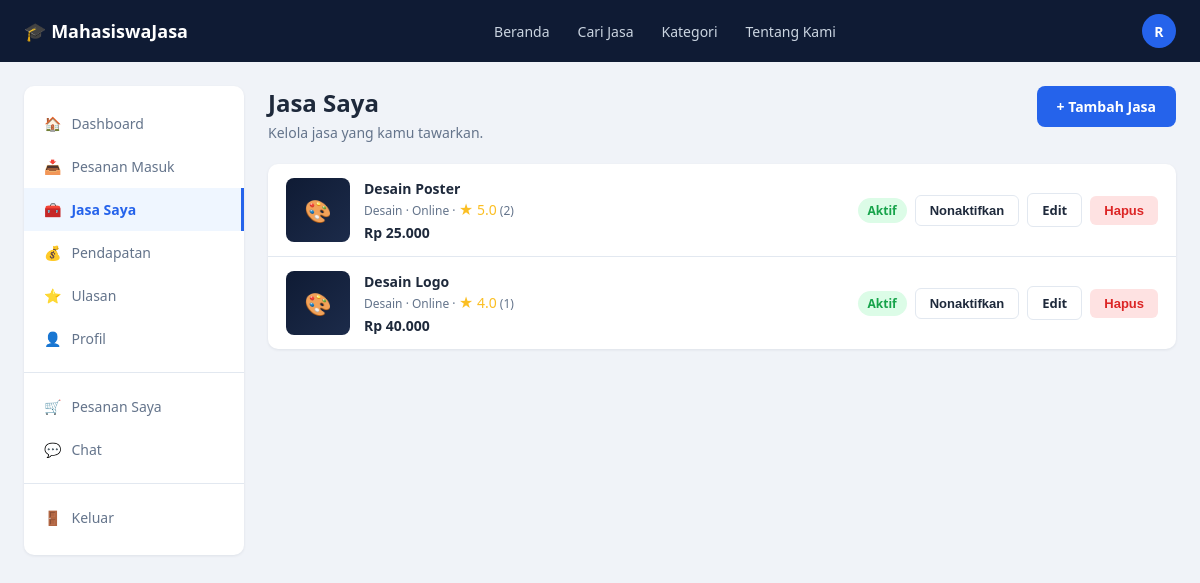
Page /pages/my_services.php (signed in) on the committed database.
### tables this page shows
CREATE TABLE users (
    id INT AUTO_INCREMENT PRIMARY KEY,
    nama_lengkap VARCHAR(150) NOT NULL,
    email VARCHAR(150) NOT NULL UNIQUE,
    password VARCHAR(255) NOT NULL,            
    no_hp VARCHAR(20) DEFAULT NULL,
    universitas VARCHAR(150) DEFAULT NULL,
    prodi VARCHAR(150) DEFAULT NULL,
    deskripsi TEXT DEFAULT NULL,
    foto_profil VARCHAR(255) DEFAULT NULL,
    is_provider TINYINT(1) DEFAULT 0,           
    status VARCHAR(20) DEFAULT 'aktif',         
    created_at TIMESTAMP DEFAULT CURRENT_TIMESTAMP,
    updated_at TIMESTAMP DEFAULT CURRENT_TIMESTAMP ON UPDATE CURRENT_TIMESTAMP
);

CREATE TABLE jasa (
    id INT AUTO_INCREMENT PRIMARY KEY,
    user_id INT NOT NULL,                       
    kategori_id INT NOT NULL,
    judul VARCHAR(150) NOT NULL,
    deskripsi TEXT NOT NULL,
    harga DECIMAL(12,2) NOT NULL,
    estimasi_pengerjaan VARCHAR(50) DEFAULT NULL,    
    jumlah_revisi INT DEFAULT 0,
    format_file VARCHAR(100) DEFAULT NULL,           
    tipe_jasa ENUM('online','offline') DEFAULT 'online',
    thumbnail VARCHAR(255) DEFAULT NULL,
    status ENUM('aktif','nonaktif') DEFAULT 'aktif',
    created_at TIMESTAMP DEFAULT CURRENT_TIMESTAMP,
    updated_at TIMESTAMP DEFAULT CURRENT_TIMESTAMP ON UPDATE CURRENT_TIMESTAMP,
    FOREIGN KEY (user_id) REFERENCES users(id) ON DELETE CASCADE,
    FOREIGN KEY (kategori_id) REFERENCES kategori(id)
);

CREATE TABLE kategori (
    id INT AUTO_INCREMENT PRIMARY KEY,
    nama_kategori VARCHAR(100) NOT NULL,
    icon VARCHAR(50) DEFAULT NULL,              
    slug VARCHAR(100) NOT NULL UNIQUE
);

### includes/auth_functions.php (called while the page is built, shortened)
<?php
function getCurrentUser() {
    $conn = getDBConnection();
    $stmt = $conn->prepare('SELECT * FROM users WHERE id = ?');
    $stmt->bind_param('i', $_SESSION['user_id']);
    $stmt->execute();
    $result = $stmt->get_result();
    $user = $result->fetch_assoc();
    return $user;
}

### config/config.php (called while the page is built, shortened)
<?php
function clean($data) {
    return htmlspecialchars(trim((string) $data), ENT_QUOTES, 'UTF-8');
}
function formatRupiah($angka) {
    return 'Rp ' . number_format((float) $angka, 0, ',', '.');
}

### includes/service_functions.php (called while the page is built, shortened)
<?php
function getProviderServices($userId) {
    $conn = getDBConnection();
    $sql = "SELECT j.*, k.slug AS kategori_slug, k.nama_kategori,
                   COALESCE(AVG(r.rating), 0) AS avg_rating, COUNT(r.id) AS review_count
            FROM jasa j
            JOIN kategori k ON k.id = j.kategori_id
            LEFT JOIN review r ON r.jasa_id = j.id
            WHERE j.user_id = ?
            GROUP BY j.id, k.slug, k.nama_kategori
            ORDER BY j.created_at DESC";
    $stmt = $conn->prepare($sql);
    $stmt->bind_param('i', $userId);
    $stmt->execute();
    $rows = $stmt->get_result()->fetch_all(MYSQLI_ASSOC);
    return $rows;
}

### pages/my_services.php (the view, shortened to what this page needs)
<?php
require_once __DIR__ . '/../config/config.php';
require_once __DIR__ . '/../includes/auth_functions.php';
require_once __DIR__ . '/../includes/helpers.php';
require_once __DIR__ . '/../includes/service_functions.php';
$uid = currentUserId();
$services = getProviderServices($uid);
require_once __DIR__ . '/../includes/header.php';
?>
<div class="layout">
    <?php require __DIR__ . '/../includes/dash_sidebar.php'; ?>
    <main class="main-content">
        <div style="display:flex;justify-content:space-between;align-items:flex-start;gap:12px;flex-wrap:wrap;">
            <div><h1 class="page-title">Jasa Saya</h1><p class="page-sub">Kelola jasa yang kamu tawarkan.</p></div>
            <a class="btn btn-primary" href="<?= BASE_URL ?>/pages/service_form.php">+ Tambah Jasa</a>
        </div>
        <div class="card order-list">
            <?php foreach ($services as $s): ?>
                <div class="my-service">
                    <div class="order-thumb"><?= serviceThumbHtml($s['thumbnail'], $s['kategori_slug']) ?></div>
                    <div>
                        <div class="order-title"><a href="<?= BASE_URL ?>/pages/service_detail.php?id=<?= (int) $s['id'] ?>"><?= clean($s['judul']) ?></a></div>
                        <div class="order-sub"><?= clean($s['nama_kategori']) ?> · <?= clean(ucfirst($s['tipe_jasa'])) ?> · <?= renderRatingText($s['avg_rating'], $s['review_count']) ?></div>
                        <div class="order-price" style="text-align:left;margin-top:4px;"><?= formatRupiah($s['harga']) ?></div>
                    </div>
                    <div class="my-service-actions">
                        <span class="badge <?= $s['status'] === 'aktif' ? 'badge-success' : 'badge-muted' ?>"><?= $s['status'] === 'aktif' ? 'Aktif' : 'Nonaktif' ?></span>
                        <form class="inline-form" method="POST" action="">
                            <button class="btn btn-outline btn-sm"><?= $s['status'] === 'aktif' ? 'Nonaktifkan' : 'Aktifkan' ?></button>
                        </form>
                        <a class="btn btn-outline btn-sm" href="<?= BASE_URL ?>/pages/service_form.php?id=<?= (int) $s['id'] ?>">Edit</a>
                        <form class="inline-form" method="POST" action="" data-confirm="Hapus jasa ini beserta gambar portofolionya?">
                            <button class="btn btn-danger btn-sm">Hapus</button>
                        </form>
                    </div>
                </div>
            <?php endforeach; ?>
        </div>
    </main>
</div>
<?php require_once __DIR__ . '/../includes/footer.php'; ?>

### includes/header.php (shortened to what this page needs)
<?php
$currentPage = basename($_SERVER['PHP_SELF']);
$user = isLoggedIn() ? getCurrentUser() : null;
$initial = $user ? strtoupper(substr($user['nama_lengkap'], 0, 1)) : '';
?>
<!DOCTYPE html>
<html lang="id">
<head>
    <link rel="stylesheet" href="<?= BASE_URL ?>/assets/css/style.css">
    <link rel="stylesheet" href="<?= BASE_URL ?>/assets/css/dashboard.css">
</head>
<body>
<nav class="navbar">
    <div class="container">
        <a href="<?= BASE_URL ?>/pages/home.php" class="navbar-brand">🎓 MahasiswaJasa</a>
        <ul class="navbar-links">
            <li><a href="<?= BASE_URL ?>/pages/home.php" class="<?= $currentPage === 'home.php' ? 'active' : '' ?>">Beranda</a></li>
            <li><a href="<?= BASE_URL ?>/pages/browse.php" class="<?= $currentPage === 'browse.php' ? 'active' : '' ?>">Cari Jasa</a></li>
            <li><a href="<?= BASE_URL ?>/pages/browse.php#kategori">Kategori</a></li>
            <li><a href="<?= BASE_URL ?>/pages/about.php" class="<?= $currentPage === 'about.php' ? 'active' : '' ?>">Tentang Kami</a></li>
        </ul>
        <div class="navbar-actions">
            <?php if ($user): ?>
                <details class="user-menu">
                    <summary class="avatar" title="<?= clean($user['nama_lengkap']) ?>">
                        <?php if ($user['foto_profil']): ?>
                            <img src="<?= BASE_URL ?>/uploads/profile/<?= rawurlencode($user['foto_profil']) ?>" alt="">
                        <?php else: ?>
                            <?= $initial ?>
                        <?php endif; ?>
                    </summary>
                </details>
            <?php else: ?>
                <a href="<?= BASE_URL ?>/pages/login.php" class="btn btn-outline" style="color:#fff;border-color:#3B4A6B;background:transparent;">Masuk</a>
                <a href="<?= BASE_URL ?>/pages/register.php" class="btn btn-primary">Daftar</a>
            <?php endif; ?>
        </div>
    </div>
</nav>

### includes/helpers.php (shortened to what this page needs)
<?php
function categoryIcon($slug) {
    $icons = [
        'desain'         => '🎨',
        'editing-video'  => '🎥',
        'pemrograman'    => '💻',
        'penulisan'      => '✍️',
        'fotografi'      => '📷',
        'penerjemahan'   => '🌐',
        'lainnya'        => '✨',
    ];
    return $icons[$slug] ?? '📦';
}
function renderRatingText($avgRating, $reviewCount) {
    return '<span class="stars">★ ' . number_format((float)$avgRating, 1) . '</span> ('
        . (int)$reviewCount . ')';
}
function serviceThumbHtml($thumbnail, $kategoriSlug) {
    return categoryIcon($kategoriSlug);
}

### assets/css/style.css (style rules this page uses)
:root { --navy: #0F1B34; --navy-light: #1C2B4A; --blue: #2563EB; --blue-dark: #1D4ED8; --bg: #F0F3F8; --white: #FFFFFF; --text: #1E293B; --text-muted: #64748B; --border: #E2E8F0; --star: #FBBF24; --success-bg: #DCFCE7; --success-text: #16A34A; --warning-bg: #FEF3C7; --warning-text: #D97706; --danger-bg: #FEE2E2; --danger-text: #DC2626; --radius: 10px; --shadow: 0 1px 3px rgba(15, 27, 52, 0.08); }
* { box-sizing: border-box; }
body { margin: 0; font-family: 'Segoe UI', -apple-system, BlinkMacSystemFont, Roboto, sans-serif; background: var(--bg); color: var(--text); }
a { text-decoration: none; color: inherit; }
ul { list-style: none; margin: 0; padding: 0; }
.container { max-width: 1200px; margin: 0 auto; padding: 0 24px; }
.navbar { background: var(--navy); color: var(--white); padding: 14px 0; }
.navbar .container { display: flex; align-items: center; justify-content: space-between; }
.navbar-brand { display: flex; align-items: center; gap: 8px; font-weight: 700; font-size: 18px; color: var(--white); }
.navbar-links { display: flex; gap: 28px; font-size: 14px; }
.navbar-links a { color: #CBD5E1; transition: color .15s; }
.navbar-actions { display: flex; align-items: center; gap: 16px; }
.navbar-actions .avatar { width: 34px; height: 34px; border-radius: 50%; background: var(--blue); display: flex; align-items: center; justify-content: center; font-size: 14px; font-weight: 600; color: var(--white); }
.layout { display: flex; max-width: 1200px; margin: 24px auto; gap: 24px; padding: 0 24px; align-items: flex-start; }
.main-content { flex: 1; min-width: 0; }
.btn { display: inline-flex; align-items: center; justify-content: center; gap: 8px; padding: 11px 20px; border-radius: 8px; border: none; font-size: 14px; font-weight: 600; cursor: pointer; transition: background .15s, transform .05s; }
.btn-primary { background: var(--blue); color: var(--white); }
.btn-outline { background: var(--white); color: var(--text); border: 1px solid var(--border); }
.card { background: var(--white); border-radius: var(--radius); box-shadow: var(--shadow); padding: 20px; }
.badge { display: inline-block; padding: 4px 10px; border-radius: 999px; font-size: 12px; font-weight: 600; }
.badge-success { background: var(--success-bg); color: var(--success-text); }
.stars { color: var(--star); font-size: 14px; }
.user-menu { position: relative; }
.user-menu summary { list-style: none; cursor: pointer; }
.navbar-actions .avatar { overflow: hidden; }

### assets/css/dashboard.css (style rules this page uses)
.page-title { font-size: 24px; margin: 0 0 4px; }
.page-sub { color: var(--text-muted); font-size: 14px; margin: 0 0 22px; }
.order-list { padding: 0; overflow: hidden; }
.order-thumb { width: 52px; height: 52px; border-radius: 8px; overflow: hidden; background: linear-gradient(135deg, var(--navy), var(--navy-light)); display: flex; align-items: center; justify-content: center; font-size: 22px; }
.order-title { font-weight: 700; font-size: 14px; }
.order-sub { font-size: 12px; color: var(--text-muted); margin-top: 2px; }
.order-price { font-weight: 700; font-size: 14px; text-align: right; white-space: nowrap; }
.btn-sm { padding: 7px 14px; font-size: 13px; border-radius: 6px; }
.btn-danger { background: var(--danger-bg); color: var(--danger-text); }
.inline-form { display: inline; margin: 0; }
.my-service { display: grid; grid-template-columns: 64px 1fr auto; gap: 14px; align-items: center; padding: 14px 18px; border-bottom: 1px solid var(--border); }
.my-service:last-child { border-bottom: none; }
.my-service .order-thumb { width: 64px; height: 64px; }
.my-service-actions { display: flex; gap: 8px; align-items: center; flex-wrap: wrap; justify-content: flex-end; }

### rows in the picture
users: nama_lengkap "R"
jasa: thumbnail.slug "🎨", judul "Desain Poster", kategori.nama_kategori "Desain", tipe_jasa "Online", avgRating "5.0", reviewCount "2", harga "Rp 25.000", status "Aktif"
jasa: thumbnail.slug "🎨", judul "Desain Logo", kategori.nama_kategori "Desain", tipe_jasa "Online", avgRating "4.0", reviewCount "1", harga "Rp 40.000", status "Aktif"

### other values in the picture
$icon "🏠"
$label "Dashboard"
$icon "📥"
$label "Pesanan Masuk"
$icon "🧰"
$label "Jasa Saya"
$icon "💰"
$label "Pendapatan"
$icon "⭐"
$label "Ulasan"
$icon "👤"
$label "Profil"
$icon "🛒"
$label "Pesanan Saya"
$icon "💬"
